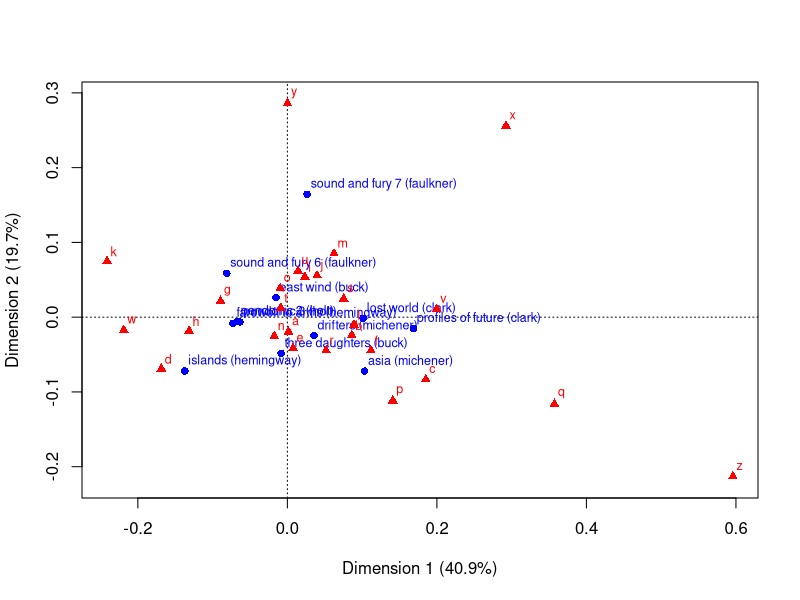
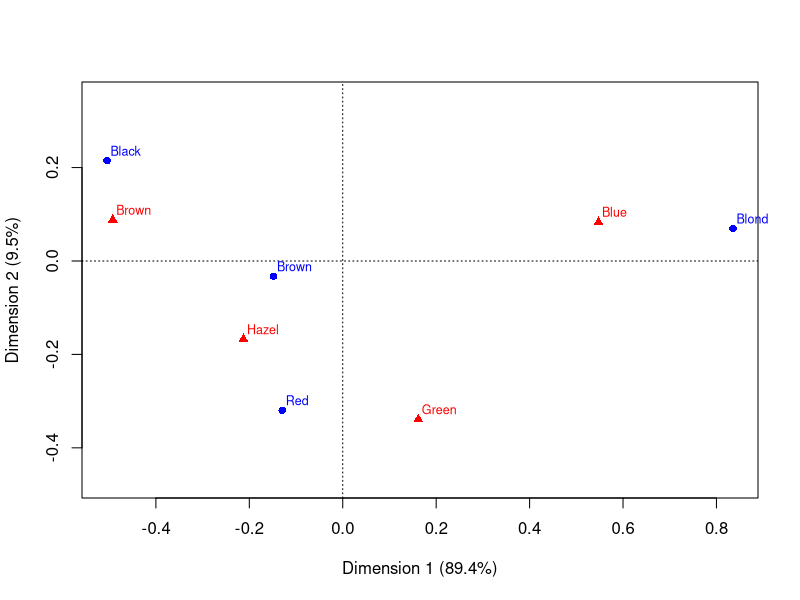
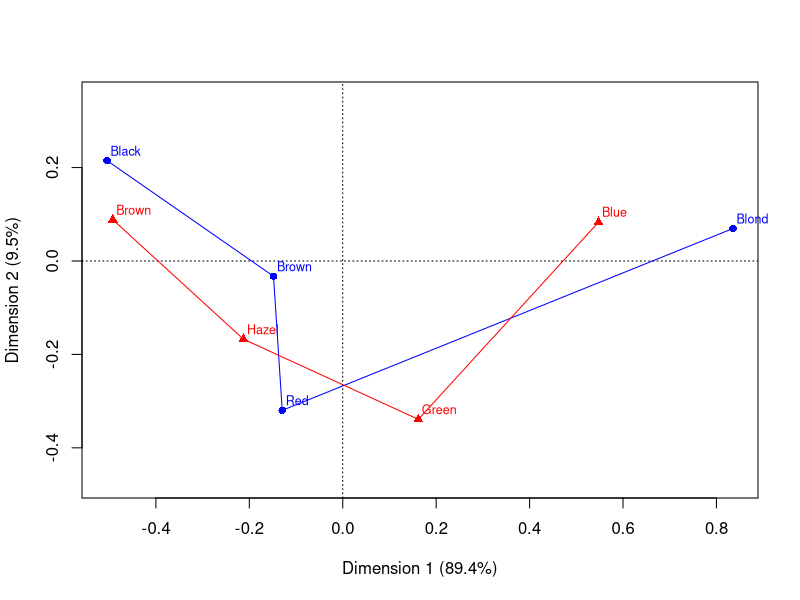
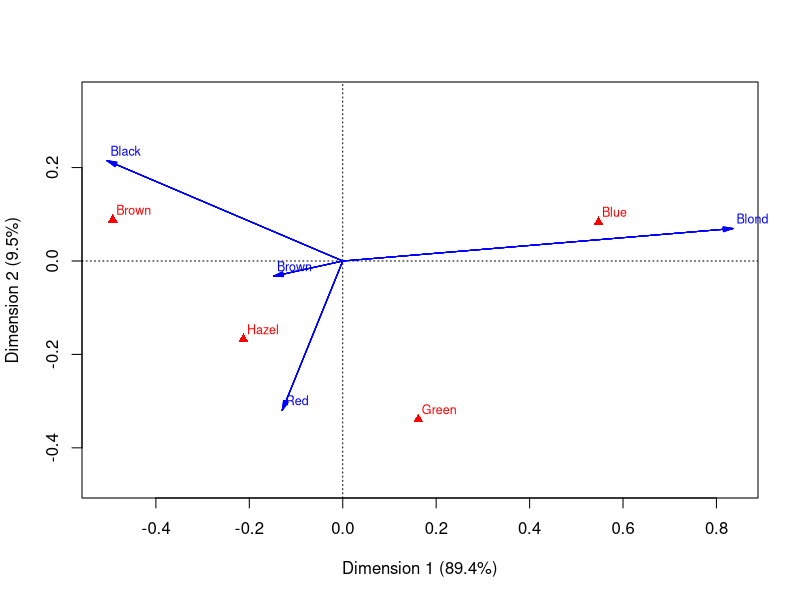

Source code (R) for these figures, in order:
library(ca)


### Name: ca
### Title: Simple correspondence analysis
### Aliases: ca ca.matrix ca.data.frame ca.formula ca.table ca.xtabs
###   ca.default
### Keywords: multivariate

### ** Examples
 
data("author")
ca(author)
plot(ca(author))

# table method
haireye <- margin.table(HairEyeColor, 1:2)
haireye.ca <- ca(haireye)
haireye.ca
plot(haireye.ca)
# some plot options
plot(haireye.ca, lines=TRUE)
plot(haireye.ca, arrows=c(TRUE, FALSE))

 
